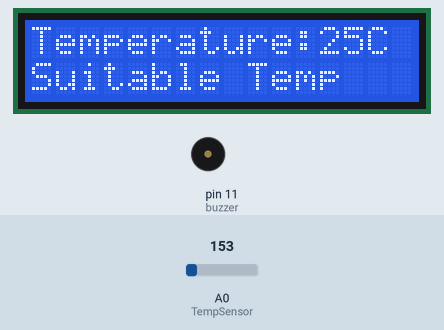
Bench run of a sketch on a simulated Arduino Uno, built with avr-gcc and run on an emulated ATmega328P. Shown: 16×2 character LCD, buzzer (waves = sounding). The test bench sets the inputs (shaded band); at power-on: A0 (TempSensor) = 153.

Above: at 1.2 s.
1.3 s: A0 (TempSensor) set to 172
At 1.4 s:
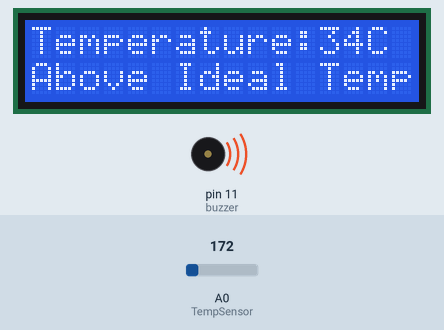
3.4 s: A0 (TempSensor) set to 191
At 3.55 s:
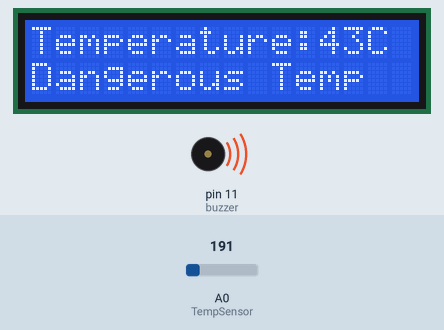
5.2 s: A0 (TempSensor) set to 133
At 6.0 s:
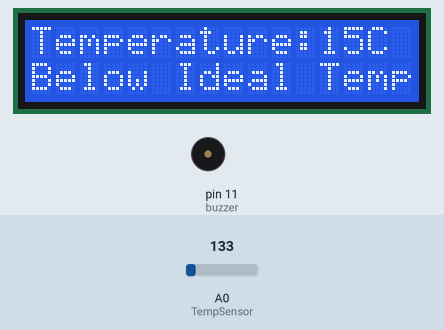
Timing chart, 0 to 8.2 s (numbered marks = the images above; inputs shaded):
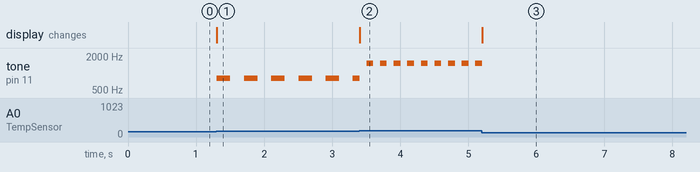

The sketch:

Monitoring_system.ino
```cpp
#include <LiquidCrystal.h>

LiquidCrystal lcd(13,12,5,4,3,2);

int TempSensor=A0;
int buzzer=11;
bool buzzer_on=true;

float Tempvalue;
float voltage;
float Realtemp;

int current;
int previous=0;
unsigned long starttime=0;

void setup(){
  lcd.begin(16,2);
  lcd.setCursor(0,0);
  lcd.print("Temperature:");


}

void loop(){

  Tempvalue=analogRead(TempSensor);
  voltage=Tempvalue *(5.0/1023.0);
  Realtemp=(voltage-0.5)*100.0;
  current=round(Realtemp);
  if(current!=previous){
    lcd.setCursor(12,0);
    lcd.print("     ");
    lcd.setCursor(12,0);
    lcd.print(current);
    lcd.print("C");

    if(current<18){
      lcd.setCursor(0,1);
      lcd.print("                ");
      lcd.setCursor(0,1);
      lcd.print("Below Ideal Temp");
      noTone(buzzer);
    }
    else if(current<=28){
      lcd.setCursor(0,1);
      lcd.print("                ");
      lcd.setCursor(0,1);
      lcd.print("Suitable Temp");
      noTone(buzzer);
    }
    else if(current<=35){
      lcd.setCursor(0,1);
      lcd.print("                ");
      lcd.setCursor(0,1);
      lcd.print("Above Ideal Temp");

    }
    else{
      lcd.setCursor(0,1);
      lcd.print("                ");
      lcd.setCursor(0,1);
      lcd.print("Dangerous Temp");

    }
  }else{}
  previous=current;

  if(millis()-starttime>=200 &&current<=35 && current>28){

    if(buzzer_on){
      tone(buzzer,800);
      buzzer_on=false;
    }
    else{
      noTone(buzzer);
      buzzer_on=true;
    }
    starttime=millis();
  }
  else if(millis()-starttime>=100 && current>35){

    if(buzzer_on){
      tone(buzzer,1500);
      buzzer_on=false;
    }
    else{
      noTone(buzzer);
      buzzer_on=true;
    }
    starttime=millis();
  }

}
```

Measured:
- the behaviour switches between 160 and 161 on A0 (TempSensor) (found by bisection; images 0 and 1)
- after the input at 1.3 s, tone on pin 11 (buzzer): alternates 800 Hz for 0.20 s and silent for 0.20 s, starting at once; the display: changes at once (image 1)
- after the input at 3.4 s, tone on pin 11 (buzzer): alternates 1500 Hz for 0.10 s and silent for 0.10 s, starting at once; the display: changes at once (image 2)
- after the input at 5.2 s, tone on pin 11 (buzzer): goes on until 5.2 s, then stays silent; the display: changes at once (image 3)
